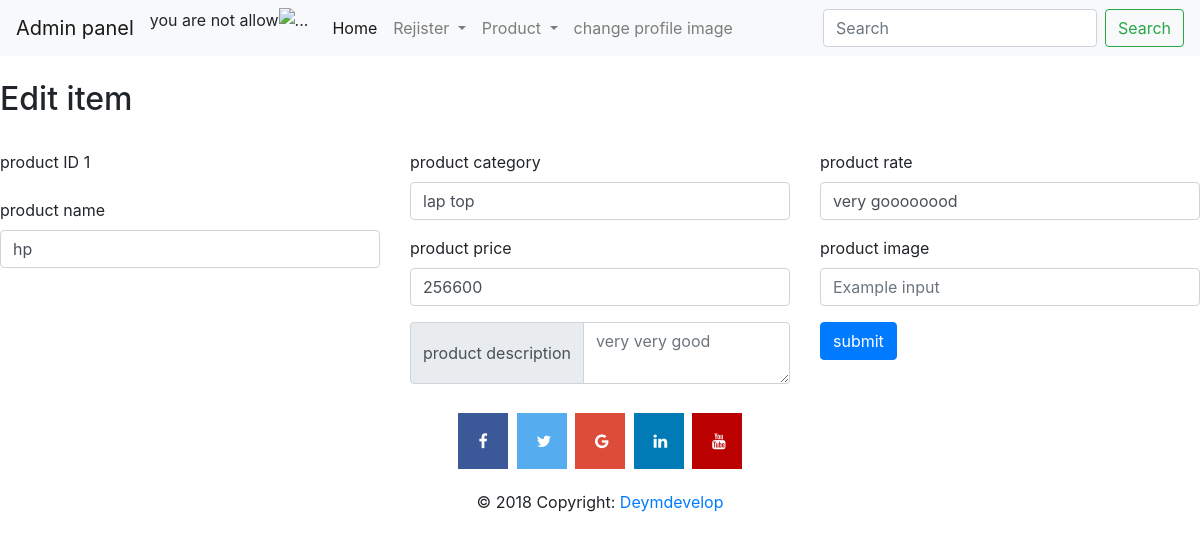
Screenshot of /Editproduct.php?id=1 with the database file from the repository.
### tables this page shows
CREATE TABLE `product` (
  `id` int(32) NOT NULL,
  `name` varchar(250) NOT NULL,
  `category` varchar(250) NOT NULL,
  `price` int(32) NOT NULL,
  `description` varchar(250) NOT NULL,
  `rate` varchar(250) NOT NULL,
  `image` varchar(250) NOT NULL
);

### Product-class.php (called while the page is built, shortened)
<?php
global $con;
class product
{
    public static function select($id)
    {
        global $con;
        $select = "SELECT * FROM `product` WHERE `id`='$id'";
        $result_select = mysqli_query($con, $select);
        return mysqli_fetch_assoc($result_select);
    }
}
?>

### Editproduct.php (the view, shortened to what this page needs)
<?php include_once("header.php"); ?>
<?php include_once("Product-class.php"); ?>
<?php
if (isset($_GET["id"])) {
	$id = $_GET["id"];
}
$row = product::select($id);
?>
<h2>Edit item</h2>
<br>
<div class="row">
    <div class="col">
        <form method="post" action="">
            <div class="form-group">
            <label for="formGroupExampleInput">product ID <?php echo $row["id"];?></label>
</div>
            <div class="form-group">
                <label for="formGroupExampleInput2">product name</label>
                <?php echo " <input type='text' class='form-control' id='name' value='" . $row["name"] . "' name='name' placeholder='Example input'>"; ?>
            </div>
    </div>
    <div class="col">
        <div class="form-group">
            <label for="formGroupExampleInput">product category</label>
            <?php echo " <input type='text' class='form-control' id='category' value='" . $row["category"] . "' name='category' placeholder='Example input'>"; ?>
        </div>
        <div class="form-group">
            <label for="formGroupExampleInput">product price</label>
            <?php echo " <input type='text' class='form-control' id='price' value='" . $row["price"] . "' name='price' placeholder='Example input'>"; ?>
        </div>
        <div class="input-group">
            <div class="input-group-prepend">
                <span class="input-group-text">product description</span>
            </div>
            <?php echo " <textarea <input type='text' class='form-control' id='description' value='" . $row["description"] . "' name='description' placeholder='" . $row["description"] . "'></textarea>"; ?>
        </div>
    </div>
    <div class="col">
        <div class="form-group">
            <label for="formGroupExampleInput">product rate</label>
            <?php echo " <input type='text' class='form-control' id='rate' value='" . $row["rate"] . "' name='rate' placeholder='Example input'>"; ?>
        </div>
        <div class="form-group">
            <label for="formGroupExampleInput2">product image</label>
            <?php echo " <input type='text' class='form-control' id='image' value='" . $row["image"] . "' name='image' placeholder='Example input'>"; ?>
        </div>
        <button type="button" class="btn btn-primary" data-toggle="modal" data-target="#exampleModalCenter">
            submit
        </button>
    </div>
</div>
<?php include_once("footer.php"); ?>

### css/style.css (style rules this page uses)
body { background-color:LightGray; }

### rows the page displays
product: id "1", name "hp", category "lap top", price "256600", description "very very good", rate "very goooooood"
